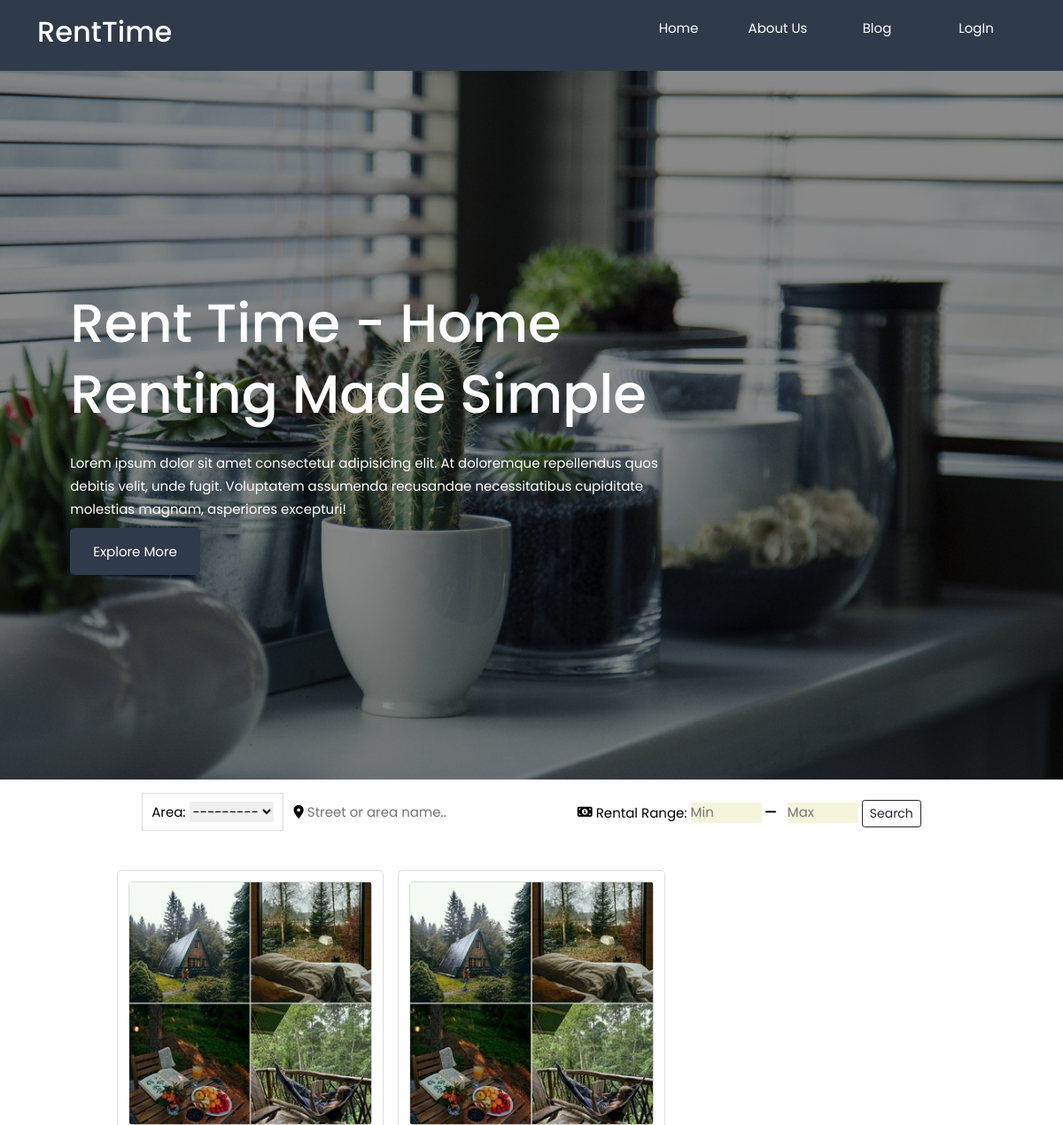
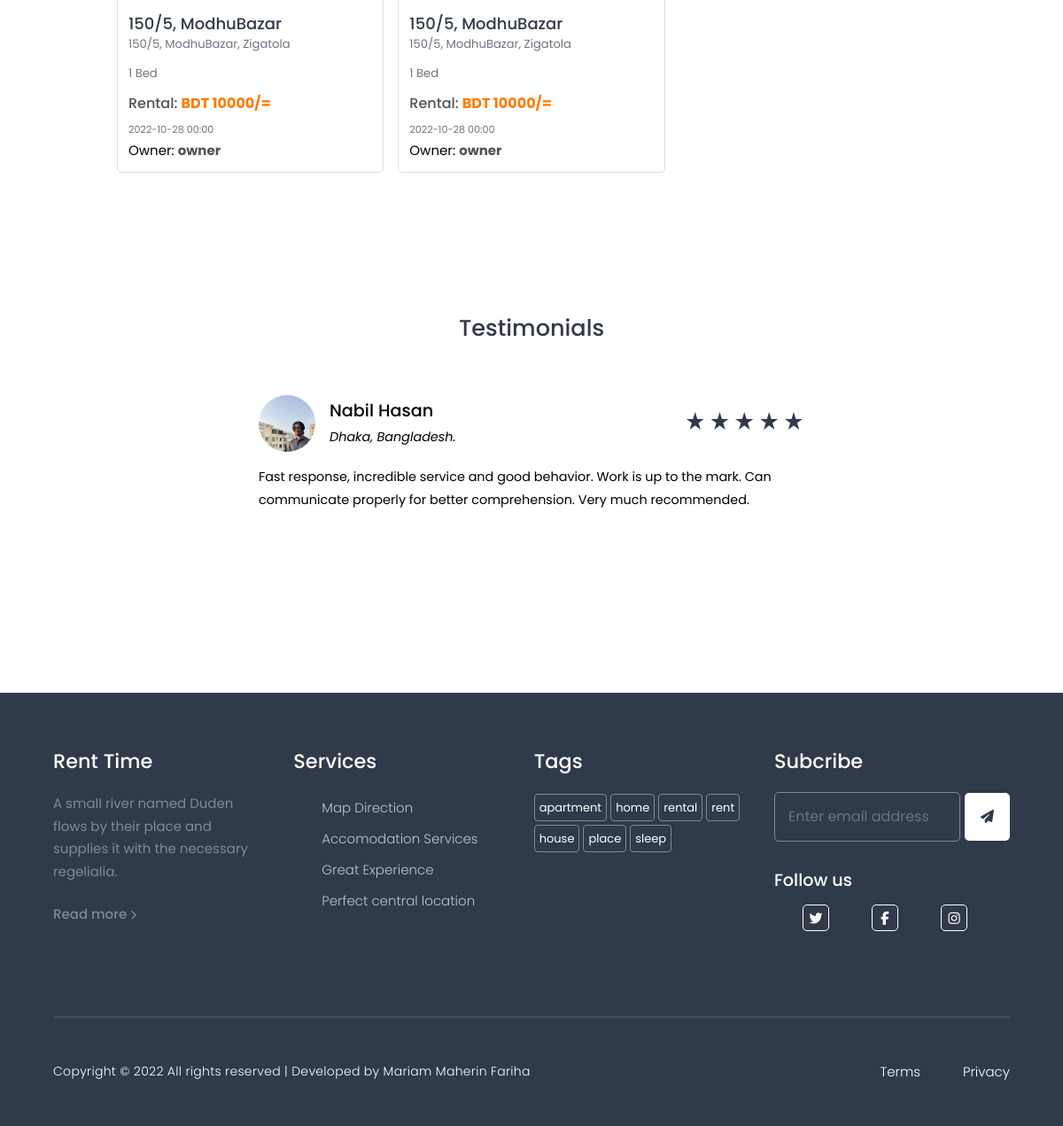
The page / on the database its author committed (2 pictures, top to bottom).
### app/models.py (models this page shows, shortened)
class Rent(models.Model):
    owner = models.ForeignKey('User', related_name='rent_owner', on_delete=models.CASCADE)
    renter = models.ForeignKey('User', related_name='rent_renter', blank=True, null=True, on_delete=models.CASCADE)
    post_office = models.ForeignKey('PostOffice', related_name = 'address_postoffice', on_delete= models.CASCADE)
    address = models.CharField(max_length = 255, null=False)
    description = models.TextField()
    availability_date = models.DateTimeField(null = False)
    rental = models.IntegerField(null = False, default=0)
    is_booked = models.BooleanField(default=False)
    is_deleted = models.BooleanField(default=False)
    is_shared = models.BooleanField(default = False)
    created_date = models.DateTimeField(default=timezone.now)
    modified_date = models.DateTimeField(null = True)
    photo1 = models.ImageField(upload_to='images/', default='images/home.jpg', blank=True)
    photo2 = models.ImageField(upload_to='images/', default='images/home.jpg', blank=True)
    photo3 = models.ImageField(upload_to='images/', default='images/home.jpg', blank=True)

class PostOffice(models.Model):
    code = models.CharField(max_length = 50)
    name = models.CharField(max_length = 50)
    thana = models.ForeignKey('Thana', related_name = 'postoffice_thana', on_delete= models.CASCADE)
    is_deleted = models.BooleanField(default = False)
    created_date = models.DateTimeField(default=timezone.now)
    created_by = models.ForeignKey('User', on_delete = models.CASCADE)
    def __str__(self):
        return self.name

class User(AbstractUser):
    GENDER_CHOICES = (
        ('Male', 'Male'),
        ('Female', 'Female'),
        ('Other', 'Other')
    )
    is_renter = models.BooleanField(default = False)
    is_owner = models.BooleanField(default = False)
    gender = models.CharField(max_length=10, choices=GENDER_CHOICES, null=True, blank=True)
    nid = models.CharField(max_length=13, null=True, blank=True)
    mobile_No = models.CharField(max_length=11, null = False, blank=False)
    affiliation_name = models.CharField(max_length=20, null = True, blank=True)
    affiliation_id = models.CharField(max_length=20, null = True, blank=True)
    dob = models.DateTimeField(null=True,blank=True)
    present_address = models.CharField(max_length=255, blank=True)
    photo = models.ImageField(upload_to='images/', default='images/user.jpg', blank=True)
    def __str__(self):
        return self.username

### app/views/rentapp.py (the view)
# urls.py: 2. Add a URL to urlpatterns:  path('', views.home, name='home')
def home(request):
    rents = Rent.objects.filter(is_deleted=False, is_booked=False).order_by('-created_date')
    myFilter = RentFilter(request.GET, queryset=rents)
    rents = myFilter.qs
    context = {
        'myFilter': myFilter,
        'rents': rents,
    }
    return render(request, 'home.html', context)

### templates/home.html (shortened to what this page needs)
{% extends 'layout.html' %}
{% load static %}
{% block content %}
<main>
    <div id="home">
        <div class="container">
            <div class="left-side-content">
                <h1>Rent Time - <span>Home Renting Made Simple</span></h1>
                <p>Lorem ipsum dolor sit amet consectetur adipisicing elit. At doloremque repellendus quos debitis
                    velit, unde fugit. Voluptatem assumenda recusandae necessitatibus cupiditate molestias magnam,
                    asperiores excepturi!</p>
                <button><a href="/about/">Explore More</a></button>
            </div>
        </div>
    </div>
    <br>
    <div class="h-100 d-flex align-items-center justify-content-center">
        <form method="get">
            <div class="form-group">
                <span style="border: 1px solid #ddd;
                      padding: 10px;
                      cursor: pointer;"> Area: {{myFilter.form.post_office}}</span>
                <i class="fa fa-map-marker" aria-hidden="true"></i>
                <input name="address" placeholder="Street or area name.." type="text">
                <i class="fa fa-money" aria-hidden="true"></i> Rental Range:
                <input style="background-color: beige; width: 80px;" name="rental__gte" name="quantity"
                    placeholder="Min">
                <i class="fa fa-minus"></i>
                <input style="background-color: beige; width: 80px;" name="rental__lte" name="quantity"
                    placeholder="Max">
                <input class="btn btn-outline-dark btn-sm" type="submit" value="Search" />
            </div>
        </form>
    </div>
    <section id="all-seller">
        <div class="container">
            {% for rent in rents %}
            <div class="seller">
                <a href="/rents/details/{{rent.id}}" title="Click for Details">
                    <img src="{{rent.photo1.url}}" alt="Picture of sell Item">
                    <h5>{{rent.address}}</h5>
                    <div class="price-and-ageOfPerson">
                        <p>{{rent.address}}, {{rent.post_office}} </p>
                    </div>
                    <p>{{rent.description|linebreaksbr}}</p>
                    <h6>Rental: <strong style="color: rgb(255, 123, 0);">BDT {{rent.rental}}/=</strong></h6>
                    <small>{{rent.availability_date | date:'Y-m-d H:i'}}</small>
                </a>
                <span>Owner:
                    <a href="/profile/{{rent.owner}}/">
                        <b>{{rent.owner}}</b>
                    </a>
                </span>
            </div>
            {% endfor %}
        </div>
    </section>
    <section id="testimonials" class="testimonials">
        <h3>Testimonials</h3>
        <div class="container swiper">
            <div class="carousel swiper-wrapper">
                <div class="testimonial swiper-slide">
                    <div class="head">
                        <div class="profile">
                            <div class="clientImage">
                                <img src="{% static 'images/testimonial-1.jpg' %}">
                            </div>
                            <div class="info">
                                <h4>Nabil Hasan</h4>
                                <cite>Dhaka, Bangladesh.</cite>
                            </div>
                        </div>
                        <div class="stars">
                            <span class="material-icons-sharp">star_rate</span>
                            <span class="material-icons-sharp">star_rate</span>
                            <span class="material-icons-sharp">star_rate</span>
                            <span class="material-icons-sharp">star_rate</span>
                            <span class="material-icons-sharp">star_rate</span>
                        </div>
                    </div>
                    <p>Fast response, incredible service and good behavior. Work is up to the mark. Can communicate
                        properly for better comprehension. Very much recommended.</p>
                </div>
                <div class="testimonial swiper-slide">
                </div>
            </div>
        </div>
    </section>
</main>
{% endblock %}

### templates/layout.html (shortened to what this page needs)
{% load static %}
<!DOCTYPE html>
<html lang="en">
<head>
    <link rel="stylesheet" href="https://unpkg.com/swiper@8/swiper-bundle.min.css" />
    <link rel="stylesheet" href="https://cdn.jsdelivr.net/npm/bootstrap@5.0.0/dist/css/bootstrap.min.css">
    <link rel="stylesheet" type="text/css" href="{% static 'style.css' %}">
<body>
    {% block nav %}
    <header>
        <nav>
            <div class="container">
                <a href="{% url 'home' %}">
                    <h3>RentTime</h3>
                </a>
                <ul id="nav-items">
                    <li><a href="{% url 'home' %}">Home</a></li>
                    <li><a href="/about/">About Us</a></li>
                    <li><a href="/blogs/">Blog</a></li>
                {% if user.is_authenticated %}
                </ul>
                <div class="profile-icon" onclick="settingsMenuToggle()">
                    <img src="{{user.photo.url}}" alt="Avater">
                    <b style="color: white;">{{user}}</b>
                </div>
                <div class="setting-menu">
                    <div class="setting-menu-inner">
                        <div class="menu-items">
                            <div class="each-item profile-shortcut">
                                <img src="{{user.photo.url}}" alt="Avater">
                                <p><a href="/profile/{{user}}/">{{user}}</a></p>
                            </div>
                            {% if user.is_renter or user.is_owner %}
                            <div class="each-item">
                                <i class="fa fa-calendar-check-o" aria-hidden="true"></i>
                                {% if user.is_renter %}
                                <p><a href="/requests/">My Requests</a></p>
                                {% else %}
                                <p><a href="/requests/">Requests</a></p>
                                {% endif %}
                            </div>
                            {% endif %}
                            {% if user.is_renter or user.is_owner %}
                            <div class="each-item">
                                <i class="fa fa-list-ul" aria-hidden="true"></i>
                                {% if user.is_renter %}
                                <p><a href="/approvals/">My Bookings</a></p>
                                {% else %}
                                <p><a href="/listings/">My Listings</a></p>
                                {% endif %}
                            </div>
                            {% endif %}
                            <div class="each-item">
                                <i class="fa fa-sliders" aria-hidden="true"></i>
                                <p><a href="/profile_edit/">Settings</a></p>
                            </div>
                            {% if user.is_superuser %}
                            <div class="each-item">
                                <i class="fa fa-camera-retro" aria-hidden="true"></i>
                                <p><a href="/myblogs/">Blogs</a></p>
                            </div>
                            {% endif %}
                            <div class="log-out">
                                <i class="fa fa-sign-out" aria-hidden="true"></i>
                                <a href="{% url 'logout' %}">LogOut</a>
                            </div>
                        </div>
                    </div>
                </div>
                {% else %}
                    <li>
                        <a href="{% url 'login' %}">LogIn</a>
                    </li>
                </ul>
                {% endif %}
            </div>
        </nav>
    </header>
    {% endblock %}
    {% block content %}
    {% endblock %}
    <footer id="footer">
        <div class="container">
            <div class="intro">
                <h4 class="footer-title"><a href="#" class="logo">Rent Time</a></h4>
                <p>A small river named Duden flows by their place and supplies it with the necessary regelialia.</p>
                <a href="/about/">Read more <span class="fa fa-chevron-right" style="font-size: 11px;"></span></a>
            </div>
            <div class="Services">
                <h4 class="footer-title">Services</h4>
                <ul>
                    <li><a href="#">Map Direction</a></li>
                    <li><a href="#">Accomodation Services</a></li>
                    <li><a href="#">Great Experience</a></li>
                    <li><a href="#">Perfect central location</a></li>
                </ul>
            </div>
            <div class="tag-cloud">
                <h4 class="footer-title">Tags</h4>
                <div class="short-link">
                    <a href="#" class="tag-cloud-link">apartment</a>
                    <a href="#" class="tag-cloud-link">home</a>
                    <a href="#" class="tag-cloud-link">rental</a>
                    <a href="#" class="tag-cloud-link">rent</a>
                    <a href="#" class="tag-cloud-link">house</a>
                    <a href="#" class="tag-cloud-link">place</a>
                    <a href="#" class="tag-cloud-link">sleep</a>
                </div>
            </div>
            <div class="subscribe">
                <div class="subscribeWrapper">
                    <h4 class="footer-title">Subcribe</h4>
                    <form action="#" class="subscribe-form">
                        <input type="email" class="form-control rounded-left" placeholder="Enter email address"
                            required>
                        <button type="submit"><i class="fa fa-paper-plane"></i></button>
                    </form>
                </div>
                <div id="social-links">
                    <h4>Follow us</h4>
                    <ul>
                        <li><a href="#"><span class="fa fa-twitter"></span></a></li>
                        <li><a href="#"><span class="fa fa-facebook"></span></a></li>
                        <li><a href="#"><span class="fa fa-instagram"></span></a></li>
                    </ul>
                </div>
            </div>
        </div>
        <div class="container hrtag">
            <hr>
        </div>
        <div class="copyright-message-and-privacy">
            <div class="container copyright-box">
                <div class="copyright-message">
                    <p>
                        Copyright &copy; 2022 All rights reserved | Developed by Mariam Maherin Fariha
                    </p>
                </div>
                <div class="terms-privacy">
                    <p>
                        <a href="#">Terms</a>
                        <a href="#">Privacy</a>
                    </p>
                </div>
            </div>
        </div>
    </footer>
</body>
</html>

### templates/layout.html (style rules this page uses)
a { text-decoration: none; }

### rows shown on the page
Rent: photo1 (picture), address "150/5, ModhuBazar", post_office "Zigatola", description "1 Bed", rental "10000", availability_date "2022-10-28 00:00", owner "owner"
Rent: photo1 (picture), address "150/5, ModhuBazar", post_office "Zigatola", description "1 Bed", rental "10000", availability_date "2022-10-28 00:00", owner "owner"
